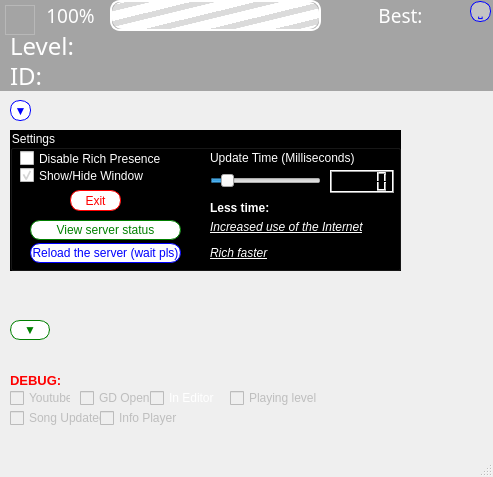
<?xml version="1.0" encoding="UTF-8"?>
<ui version="4.0">
 <class>Main</class>
 <widget class="QMainWindow" name="Main">
  <property name="enabled">
   <bool>true</bool>
  </property>
  <property name="geometry">
   <rect>
    <x>0</x>
    <y>0</y>
    <width>493</width>
    <height>477</height>
   </rect>
  </property>
  <property name="sizePolicy">
   <sizepolicy hsizetype="Ignored" vsizetype="Ignored">
    <horstretch>0</horstretch>
    <verstretch>0</verstretch>
   </sizepolicy>
  </property>
  <property name="cursor">
   <cursorShape>ArrowCursor</cursorShape>
  </property>
  <property name="focusPolicy">
   <enum>Qt::NoFocus</enum>
  </property>
  <property name="acceptDrops">
   <bool>false</bool>
  </property>
  <property name="windowTitle">
   <string>RichDiscord</string>
  </property>
  <property name="windowIcon">
   <iconset>
    <normaloff>iconmatos.ico</normaloff>iconmatos.ico</iconset>
  </property>
  <property name="windowOpacity">
   <double>0.900000000000000</double>
  </property>
  <property name="layoutDirection">
   <enum>Qt::LeftToRight</enum>
  </property>
  <property name="autoFillBackground">
   <bool>false</bool>
  </property>
  <property name="styleSheet">
   <string notr="true"/>
  </property>
  <property name="toolButtonStyle">
   <enum>Qt::ToolButtonIconOnly</enum>
  </property>
  <property name="animated">
   <bool>false</bool>
  </property>
  <property name="documentMode">
   <bool>false</bool>
  </property>
  <property name="unifiedTitleAndToolBarOnMac">
   <bool>false</bool>
  </property>
  <widget class="QWidget" name="WidgetMain">
   <property name="styleSheet">
    <string notr="true"/>
   </property>
   <widget class="QCheckBox" name="Editor">
    <property name="enabled">
     <bool>false</bool>
    </property>
    <property name="geometry">
     <rect>
      <x>150</x>
      <y>390</y>
      <width>71</width>
      <height>16</height>
     </rect>
    </property>
    <property name="styleSheet">
     <string notr="true">color:rgb(255, 255, 255)</string>
    </property>
    <property name="text">
     <string>In Editor</string>
    </property>
    <property name="checkable">
     <bool>true</bool>
    </property>
    <property name="checked">
     <bool>false</bool>
    </property>
    <property name="autoRepeatDelay">
     <number>300</number>
    </property>
    <property name="autoRepeatInterval">
     <number>100</number>
    </property>
   </widget>
   <widget class="QLabel" name="bestPinfo">
    <property name="geometry">
     <rect>
      <x>330</x>
      <y>0</y>
      <width>141</width>
      <height>31</height>
     </rect>
    </property>
    <property name="font">
     <font>
      <family>Pusab</family>
      <pointsize>14</pointsize>
     </font>
    </property>
    <property name="styleSheet">
     <string notr="true">color: rgb(255, 255, 255);</string>
    </property>
    <property name="text">
     <string>Best:</string>
    </property>
    <property name="textFormat">
     <enum>Qt::AutoText</enum>
    </property>
    <property name="alignment">
     <set>Qt::AlignCenter</set>
    </property>
    <property name="openExternalLinks">
     <bool>false</bool>
    </property>
   </widget>
   <widget class="QLabel" name="idlevel">
    <property name="geometry">
     <rect>
      <x>10</x>
      <y>60</y>
      <width>791</width>
      <height>31</height>
     </rect>
    </property>
    <property name="font">
     <font>
      <family>Pusab</family>
      <pointsize>18</pointsize>
     </font>
    </property>
    <property name="styleSheet">
     <string notr="true">color: rgb(255, 255, 255);</string>
    </property>
    <property name="text">
     <string>ID:</string>
    </property>
   </widget>
   <widget class="QLabel" name="textp">
    <property name="geometry">
     <rect>
      <x>40</x>
      <y>0</y>
      <width>61</width>
      <height>31</height>
     </rect>
    </property>
    <property name="font">
     <font>
      <family>Pusab</family>
      <pointsize>14</pointsize>
      <weight>50</weight>
      <italic>false</italic>
      <bold>false</bold>
      <underline>false</underline>
      <strikeout>false</strikeout>
      <stylestrategy>PreferAntialias</stylestrategy>
      <kerning>true</kerning>
     </font>
    </property>
    <property name="whatsThis">
     <string>&lt;html&gt;&lt;head/&gt;&lt;body&gt;&lt;p&gt;&lt;br/&gt;&lt;/p&gt;&lt;/body&gt;&lt;/html&gt;</string>
    </property>
    <property name="layoutDirection">
     <enum>Qt::LeftToRight</enum>
    </property>
    <property name="styleSheet">
     <string notr="true">color:rgb(255, 255, 255);
</string>
    </property>
    <property name="text">
     <string>100%</string>
    </property>
    <property name="textFormat">
     <enum>Qt::AutoText</enum>
    </property>
    <property name="scaledContents">
     <bool>false</bool>
    </property>
    <property name="alignment">
     <set>Qt::AlignCenter</set>
    </property>
    <property name="wordWrap">
     <bool>false</bool>
    </property>
   </widget>
   <widget class="QProgressBar" name="progressBar">
    <property name="enabled">
     <bool>true</bool>
    </property>
    <property name="geometry">
     <rect>
      <x>110</x>
      <y>0</y>
      <width>211</width>
      <height>31</height>
     </rect>
    </property>
    <property name="font">
     <font>
      <family>Arial</family>
      <stylestrategy>NoAntialias</stylestrategy>
     </font>
    </property>
    <property name="cursor">
     <cursorShape>WaitCursor</cursorShape>
    </property>
    <property name="contextMenuPolicy">
     <enum>Qt::PreventContextMenu</enum>
    </property>
    <property name="acceptDrops">
     <bool>true</bool>
    </property>
    <property name="toolTip">
     <string/>
    </property>
    <property name="layoutDirection">
     <enum>Qt::LeftToRight</enum>
    </property>
    <property name="autoFillBackground">
     <bool>false</bool>
    </property>
    <property name="styleSheet">
     <string notr="true">QProgressBar{
	background-color: rgba(0, 0, 0, 0);
	border-style: rgb(85, 0, 255);
	border: 2px solid rgb(255, 255, 255);
	border-radius: 10px;
	text-aling: center;
}

QProgressBar::chunk {
	background-color: qlineargradient(spread:repeat, x1:0, y1:0.125, x2:0.243045, y2:0.255, stop:0.373991 rgba(219, 219, 219, 255), stop:0.39548 rgba(255, 255, 255, 255));
	border-radius: 10px;
}
</string>
    </property>
    <property name="value">
     <number>100</number>
    </property>
    <property name="textVisible">
     <bool>false</bool>
    </property>
    <property name="orientation">
     <enum>Qt::Horizontal</enum>
    </property>
    <property name="invertedAppearance">
     <bool>false</bool>
    </property>
    <property name="format">
     <string/>
    </property>
   </widget>
   <widget class="QLabel" name="levelinfo">
    <property name="geometry">
     <rect>
      <x>10</x>
      <y>30</y>
      <width>801</width>
      <height>31</height>
     </rect>
    </property>
    <property name="font">
     <font>
      <family>Pusab</family>
      <pointsize>18</pointsize>
     </font>
    </property>
    <property name="styleSheet">
     <string notr="true">color:rgb(255, 255, 255);</string>
    </property>
    <property name="text">
     <string>Level:</string>
    </property>
   </widget>
   <widget class="QLabel" name="Debug">
    <property name="geometry">
     <rect>
      <x>10</x>
      <y>370</y>
      <width>261</width>
      <height>20</height>
     </rect>
    </property>
    <property name="font">
     <font>
      <pointsize>10</pointsize>
      <weight>75</weight>
      <bold>true</bold>
     </font>
    </property>
    <property name="styleSheet">
     <string notr="true">color: qlineargradient(spread:pad, x1:0, y1:0, x2:1, y2:0, stop:0 rgba(255, 0, 0, 255), stop:0.166 rgba(255, 255, 0, 255), stop:0.333 rgba(0, 255, 0, 255), stop:0.5 rgba(0, 255, 255, 255), stop:0.666 rgba(0, 0, 255, 255), stop:0.833 rgba(255, 0, 255, 255), stop:1 rgba(255, 0, 0, 255))</string>
    </property>
    <property name="text">
     <string>DEBUG:</string>
    </property>
   </widget>
   <widget class="QCheckBox" name="Playing">
    <property name="enabled">
     <bool>false</bool>
    </property>
    <property name="geometry">
     <rect>
      <x>230</x>
      <y>390</y>
      <width>91</width>
      <height>16</height>
     </rect>
    </property>
    <property name="text">
     <string>Playing level</string>
    </property>
   </widget>
   <widget class="QCheckBox" name="Rich">
    <property name="geometry">
     <rect>
      <x>20</x>
      <y>150</y>
      <width>181</width>
      <height>17</height>
     </rect>
    </property>
    <property name="styleSheet">
     <string notr="true">color:rgb(255, 255, 255);</string>
    </property>
    <property name="text">
     <string>Disable Rich Presence</string>
    </property>
    <property name="checkable">
     <bool>true</bool>
    </property>
    <property name="checked">
     <bool>false</bool>
    </property>
   </widget>
   <widget class="QCheckBox" name="SoUp">
    <property name="enabled">
     <bool>false</bool>
    </property>
    <property name="geometry">
     <rect>
      <x>10</x>
      <y>410</y>
      <width>91</width>
      <height>16</height>
     </rect>
    </property>
    <property name="text">
     <string>Song Updated</string>
    </property>
   </widget>
   <widget class="QCheckBox" name="YTUp">
    <property name="enabled">
     <bool>false</bool>
    </property>
    <property name="geometry">
     <rect>
      <x>10</x>
      <y>390</y>
      <width>61</width>
      <height>16</height>
     </rect>
    </property>
    <property name="text">
     <string>Youtube</string>
    </property>
   </widget>
   <widget class="QSlider" name="Offset">
    <property name="enabled">
     <bool>true</bool>
    </property>
    <property name="geometry">
     <rect>
      <x>210</x>
      <y>170</y>
      <width>111</width>
      <height>22</height>
     </rect>
    </property>
    <property name="cursor">
     <cursorShape>OpenHandCursor</cursorShape>
    </property>
    <property name="minimum">
     <number>100</number>
    </property>
    <property name="maximum">
     <number>2000</number>
    </property>
    <property name="singleStep">
     <number>10</number>
    </property>
    <property name="pageStep">
     <number>100</number>
    </property>
    <property name="value">
     <number>300</number>
    </property>
    <property name="orientation">
     <enum>Qt::Horizontal</enum>
    </property>
    <property name="tickPosition">
     <enum>QSlider::NoTicks</enum>
    </property>
    <property name="tickInterval">
     <number>500</number>
    </property>
   </widget>
   <widget class="QLabel" name="label">
    <property name="geometry">
     <rect>
      <x>210</x>
      <y>150</y>
      <width>191</width>
      <height>16</height>
     </rect>
    </property>
    <property name="styleSheet">
     <string notr="true">color:rgb(255, 255, 255);</string>
    </property>
    <property name="text">
     <string>&lt;html&gt;&lt;head/&gt;&lt;body&gt;&lt;p&gt;Update Time (Milliseconds)&lt;/p&gt;&lt;/body&gt;&lt;/html&gt;</string>
    </property>
   </widget>
   <widget class="QLCDNumber" name="OffC">
    <property name="geometry">
     <rect>
      <x>330</x>
      <y>170</y>
      <width>64</width>
      <height>23</height>
     </rect>
    </property>
    <property name="styleSheet">
     <string notr="true"/>
    </property>
   </widget>
   <widget class="QCheckBox" name="MainW">
    <property name="enabled">
     <bool>true</bool>
    </property>
    <property name="geometry">
     <rect>
      <x>20</x>
      <y>160</y>
      <width>181</width>
      <height>31</height>
     </rect>
    </property>
    <property name="styleSheet">
     <string notr="true">
color: rgb(255, 255, 255);</string>
    </property>
    <property name="text">
     <string>Show/Hide Window</string>
    </property>
    <property name="shortcut">
     <string>F3</string>
    </property>
    <property name="checked">
     <bool>true</bool>
    </property>
   </widget>
   <widget class="QCheckBox" name="GDOpen">
    <property name="enabled">
     <bool>false</bool>
    </property>
    <property name="geometry">
     <rect>
      <x>80</x>
      <y>390</y>
      <width>71</width>
      <height>16</height>
     </rect>
    </property>
    <property name="text">
     <string>GD Open</string>
    </property>
   </widget>
   <widget class="QLabel" name="INFOEXTRA">
    <property name="geometry">
     <rect>
      <x>210</x>
      <y>200</y>
      <width>121</width>
      <height>16</height>
     </rect>
    </property>
    <property name="cursor">
     <cursorShape>WhatsThisCursor</cursorShape>
    </property>
    <property name="layoutDirection">
     <enum>Qt::LeftToRight</enum>
    </property>
    <property name="styleSheet">
     <string notr="true">color:rgb(255, 255, 255);</string>
    </property>
    <property name="text">
     <string>&lt;html&gt;&lt;head/&gt;&lt;body&gt;&lt;p&gt;&lt;span style=&quot; font-weight:600;&quot;&gt;Less time:&lt;/span&gt;&lt;/p&gt;&lt;/body&gt;&lt;/html&gt;</string>
    </property>
    <property name="textFormat">
     <enum>Qt::AutoText</enum>
    </property>
    <property name="scaledContents">
     <bool>false</bool>
    </property>
    <property name="margin">
     <number>0</number>
    </property>
    <property name="indent">
     <number>0</number>
    </property>
   </widget>
   <widget class="QLabel" name="INFOEXTRA_2">
    <property name="geometry">
     <rect>
      <x>210</x>
      <y>220</y>
      <width>171</width>
      <height>41</height>
     </rect>
    </property>
    <property name="cursor">
     <cursorShape>WhatsThisCursor</cursorShape>
    </property>
    <property name="layoutDirection">
     <enum>Qt::LeftToRight</enum>
    </property>
    <property name="styleSheet">
     <string notr="true">color: rgb(255, 255, 255);</string>
    </property>
    <property name="text">
     <string>&lt;html&gt;&lt;head/&gt;&lt;body&gt;&lt;p&gt;&lt;span style=&quot; font-style:italic; text-decoration: underline;&quot;&gt;Increased use of the Internet&lt;/span&gt;&lt;/p&gt;&lt;p&gt;&lt;span style=&quot; font-style:italic; text-decoration: underline;&quot;&gt;Rich faster&lt;/span&gt;&lt;/p&gt;&lt;/body&gt;&lt;/html&gt;</string>
    </property>
    <property name="textFormat">
     <enum>Qt::AutoText</enum>
    </property>
    <property name="scaledContents">
     <bool>false</bool>
    </property>
    <property name="margin">
     <number>0</number>
    </property>
    <property name="indent">
     <number>0</number>
    </property>
   </widget>
   <widget class="QCheckBox" name="InfoGet">
    <property name="enabled">
     <bool>false</bool>
    </property>
    <property name="geometry">
     <rect>
      <x>100</x>
      <y>410</y>
      <width>81</width>
      <height>16</height>
     </rect>
    </property>
    <property name="text">
     <string>Info Player</string>
    </property>
   </widget>
   <widget class="QPushButton" name="More">
    <property name="geometry">
     <rect>
      <x>10</x>
      <y>100</y>
      <width>21</width>
      <height>21</height>
     </rect>
    </property>
    <property name="cursor">
     <cursorShape>PointingHandCursor</cursorShape>
    </property>
    <property name="styleSheet">
     <string notr="true">QLabel {
	color: blue;
}

QPushButton{
	color:blue;
	background: white;
	border: 1px solid blue;
	border-radius: 10px;
}

QLineEdit{
	border: 1px solid blue;
	border-radius: 4px;
}</string>
    </property>
    <property name="text">
     <string>▼</string>
    </property>
    <property name="checkable">
     <bool>true</bool>
    </property>
   </widget>
   <widget class="QPushButton" name="Exit">
    <property name="geometry">
     <rect>
      <x>70</x>
      <y>190</y>
      <width>51</width>
      <height>21</height>
     </rect>
    </property>
    <property name="cursor">
     <cursorShape>PointingHandCursor</cursorShape>
    </property>
    <property name="styleSheet">
     <string notr="true">QLabel {
	color: red;
}

QPushButton{
	color:red;
	background-color: rgb(255, 255, 255);
	border: 1px solid red;
	border-radius: 10px;
}

QLineEdit{
	border: 1px solid red;
	border-radius: 4px;
}</string>
    </property>
    <property name="text">
     <string>Exit</string>
    </property>
   </widget>
   <widget class="QGroupBox" name="Settings">
    <property name="geometry">
     <rect>
      <x>10</x>
      <y>130</y>
      <width>391</width>
      <height>141</height>
     </rect>
    </property>
    <property name="styleSheet">
     <string notr="true">color: rgb(255, 255, 255);
background-color: rgb(0, 0, 0);</string>
    </property>
    <property name="title">
     <string>Settings</string>
    </property>
    <widget class="QPushButton" name="CheckServers">
     <property name="geometry">
      <rect>
       <x>20</x>
       <y>90</y>
       <width>151</width>
       <height>20</height>
      </rect>
     </property>
     <property name="cursor">
      <cursorShape>PointingHandCursor</cursorShape>
     </property>
     <property name="styleSheet">
      <string notr="true">QLabel {
	color: green;
}

QPushButton{
	color:green;
	background-color: rgb(255, 255, 255);
	border: 1px solid green;
	border-radius: 10px;
}

QLineEdit{
	border: 1px solid green;
	border-radius: 4px;
}</string>
     </property>
     <property name="text">
      <string>View server status</string>
     </property>
    </widget>
    <widget class="QPushButton" name="ReinicieStatus">
     <property name="geometry">
      <rect>
       <x>20</x>
       <y>113</y>
       <width>151</width>
       <height>20</height>
      </rect>
     </property>
     <property name="cursor">
      <cursorShape>PointingHandCursor</cursorShape>
     </property>
     <property name="styleSheet">
      <string notr="true">QLabel {
	color: blue;
}

QPushButton{
	color:blue;
	background-color: rgb(255, 255, 255);
	border: 1px solid blue;
	border-radius: 10px;
}

QLineEdit{
	border: 1px solid blue;
	border-radius: 4px;
}</string>
     </property>
     <property name="text">
      <string>Reload the server (wait pls)</string>
     </property>
    </widget>
   </widget>
   <widget class="QFrame" name="bg1">
    <property name="geometry">
     <rect>
      <x>0</x>
      <y>0</y>
      <width>521</width>
      <height>91</height>
     </rect>
    </property>
    <property name="mouseTracking">
     <bool>false</bool>
    </property>
    <property name="contextMenuPolicy">
     <enum>Qt::NoContextMenu</enum>
    </property>
    <property name="acceptDrops">
     <bool>false</bool>
    </property>
    <property name="styleSheet">
     <string notr="true">background-color: rgba(0, 0, 0,80);
</string>
    </property>
    <property name="frameShape">
     <enum>QFrame::NoFrame</enum>
    </property>
    <property name="frameShadow">
     <enum>QFrame::Plain</enum>
    </property>
   </widget>
   <widget class="QFrame" name="iconrich">
    <property name="geometry">
     <rect>
      <x>5</x>
      <y>5</y>
      <width>30</width>
      <height>30</height>
     </rect>
    </property>
    <property name="styleSheet">
     <string notr="true">background-image: url(iconrich.png);</string>
    </property>
    <property name="frameShape">
     <enum>QFrame::StyledPanel</enum>
    </property>
    <property name="frameShadow">
     <enum>QFrame::Raised</enum>
    </property>
   </widget>
   <widget class="QPushButton" name="Expand">
    <property name="geometry">
     <rect>
      <x>10</x>
      <y>320</y>
      <width>40</width>
      <height>20</height>
     </rect>
    </property>
    <property name="cursor">
     <cursorShape>PointingHandCursor</cursorShape>
    </property>
    <property name="styleSheet">
     <string notr="true">QLabel {
	color: green;
}

QPushButton{
	color:green;
	background-color: rgb(255, 255, 255);
	border: 1px solid green;
	border-radius: 10px;
}

QLineEdit{
	border: 1px solid green;
	border-radius: 4px;
}</string>
    </property>
    <property name="text">
     <string>▼</string>
    </property>
    <property name="icon">
     <iconset>
      <normaloff>iconrich.png</normaloff>iconrich.png</iconset>
    </property>
   </widget>
   <widget class="QPushButton" name="MiniW">
    <property name="geometry">
     <rect>
      <x>470</x>
      <y>1</y>
      <width>21</width>
      <height>21</height>
     </rect>
    </property>
    <property name="font">
     <font>
      <weight>75</weight>
      <bold>true</bold>
     </font>
    </property>
    <property name="cursor">
     <cursorShape>PointingHandCursor</cursorShape>
    </property>
    <property name="styleSheet">
     <string notr="true">QLabel {
	color: blue;
}

QPushButton{
	color:blue;
	background: rgba(255, 255, 255,90);
	border: 1px solid blue;
	border-radius: 10px;
}

QLineEdit{
	border: 1px solid blue;
	border-radius: 4px;
}</string>
    </property>
    <property name="text">
     <string>˽</string>
    </property>
    <property name="checkable">
     <bool>true</bool>
    </property>
   </widget>
   <zorder>bg1</zorder>
   <zorder>Settings</zorder>
   <zorder>Editor</zorder>
   <zorder>bestPinfo</zorder>
   <zorder>idlevel</zorder>
   <zorder>textp</zorder>
   <zorder>progressBar</zorder>
   <zorder>levelinfo</zorder>
   <zorder>Debug</zorder>
   <zorder>Playing</zorder>
   <zorder>Rich</zorder>
   <zorder>SoUp</zorder>
   <zorder>YTUp</zorder>
   <zorder>Offset</zorder>
   <zorder>label</zorder>
   <zorder>OffC</zorder>
   <zorder>MainW</zorder>
   <zorder>GDOpen</zorder>
   <zorder>INFOEXTRA</zorder>
   <zorder>INFOEXTRA_2</zorder>
   <zorder>InfoGet</zorder>
   <zorder>More</zorder>
   <zorder>Exit</zorder>
   <zorder>Expand</zorder>
   <zorder>iconrich</zorder>
   <zorder>MiniW</zorder>
  </widget>
  <widget class="QMenuBar" name="menubar">
   <property name="geometry">
    <rect>
     <x>0</x>
     <y>0</y>
     <width>493</width>
     <height>21</height>
    </rect>
   </property>
  </widget>
  <widget class="QStatusBar" name="statusbar"/>
 </widget>
 <resources/>
 <connections>
  <connection>
   <sender>Exit</sender>
   <signal>clicked()</signal>
   <receiver>Main</receiver>
   <slot>close()</slot>
   <hints>
    <hint type="sourcelabel">
     <x>87</x>
     <y>250</y>
    </hint>
    <hint type="destinationlabel">
     <x>49</x>
     <y>252</y>
    </hint>
   </hints>
  </connection>
 </connections>
</ui>
